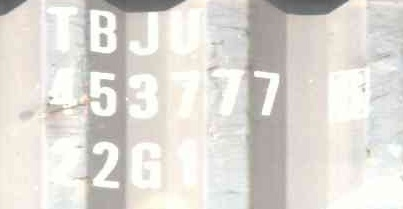
#> input picture Retinex/data2/3848.jpg, 403 x 209 px
$ python '1.直方图.py'
#> lines starting #> are read from the running program, lines starting #| are printed output that depends on the picture
### paper_plot_coding/Msrcr.py
"""
@Name: Msrcr.py
@Auth: Huohuo
@Date: 2023/3/9-16:02
@Desc:
@Ver :
code_idea
"""
import numpy as np
import cv2

class Msrcr():
    def __init__(self, img, oppo=True):
        self.img = img
        self.oppo = oppo

    def singleScaleRetinexProcess(self, img, sigma):
        temp = cv2.GaussianBlur(img, (0, 0), sigma)
        gaussian = np.where(temp == 0, 0.01, temp)
        retinex = np.log10(img + 0.01) - np.log10(gaussian)
        return retinex

    def multiScaleRetinexProcess(self, img, sigma_list):
        retinex = np.zeros_like(img * 1.0)
        for sigma in sigma_list:
            retinex = self.singleScaleRetinexProcess(img, sigma)
        retinex += retinex / len(sigma_list)
        return retinex

    def colorRestoration(self, img, alpha, beta):
        img_sum = np.sum(img, axis=2, keepdims=True)
        color_restoration = beta * (np.log10(alpha * img) - np.log10(img_sum))
        return color_restoration

    def multiScaleRetinexWithColorRestorationProcess(self, img, sigma_list, G=192, b=-30, alpha=125, beta=56):
        # G=5, b=25, alpha=125, beta=46)
        # G=192, b=-30, alpha=125, beta=56 原本论文数据
        img = np.float64(img) + 1.0
        img_retinex = self.multiScaleRetinexProcess(img, sigma_list)
        img_color = self.colorRestoration(img, alpha, beta)
        img_msrcr = G * (img_retinex * img_color + b)
        return img_msrcr

    def simplestColorBalance(self, img, low_clip, high_clip):
        total = img.shape[0] * img.shape[1]
        for i in range(img.shape[2]):
            # counts是新列表unique元素在旧列表中第一次出现的位置，并以列表形式储存在s中
            unique, counts = np.unique(img[:, :, i], return_counts=True)    # 去除其中重复的元素
            current = 0
            for u, c in zip(unique, counts):
                if float(current) / total < low_clip:
                    low_val = u
                if float(current) / total < high_clip:
                    high_val = u
                current += c
            img[:, :, i] = np.maximum(np.minimum(img[:, :, i], high_val), low_val)
        return img

    # 转uint8 以及灰度拉伸
    def touint8(self, img, gamma=10):
        # print(img.shape[2])
        for i in range(img.shape[2]):
            img[:, :, i] = (img[:, :, i] - np.min(img[:, :, i])) / (np.max(img[:, :, i]) - np.min(img[:, :, i])) * 255
            img[:, :, i] = np.power(img[:, :, i]/255, gamma)*255
        #
        # img = np.power(img, gamma)*255

        img = np.uint8(np.minimum(np.maximum(img, 0), 255))     # np.clip
        return img

    # [13 lines of commented-out code are left out]

    def SSR(self, img, sigma=300):  # 300
        ssr = self.singleScaleRetinexProcess(img, sigma)
        ssr = self.touint8(ssr)
        return ssr

    def MSR(self, img, sigma_list=[15, 80, 250]):   # 15, 80, 250
        msr = self.multiScaleRetinexProcess(img, sigma_list)
        msr = self.touint8(msr)
        return msr

    def MSRCR(self, img, sigma_list=[15, 80, 250], low_clip=0.01, high_clip=0.99):
        msrcr = self.multiScaleRetinexWithColorRestorationProcess(img, sigma_list)
        msrcr = self.touint8(msrcr)
        msrcr = self.simplestColorBalance(msrcr, low_clip, high_clip)
        return msrcr

    def main(self):
        image = self.img
        if self.oppo:
            image = 255-image
        # cv2.imwrite("result/oppo.jpg", image)

        ssr = self.SSR(image)
        msr = self.MSR(image)
        msrcr = self.MSRCR(image)
        # [4 lines of commented-out code are left out]
        return image, ssr, msr, msrcr

### paper_plot_coding/utils.py
"""
@Name: utils.py
@Auth: Huohuo
@Date: 2023/3/9-15:31
@Desc:
@Ver :
code_idea
"""
import cv2
from matplotlib import pyplot as plt


class show():
    def __init__(self):
        pass
    # 灰度图展示
    # [8 lines left out: function gray_pic_show, not called in this run]

    # 彩色图展示
    def color_pic_show(self, horizontal_number_of_img, vertical_number_of_img, *args):
        # plt.figure(dpi=1080 ,figsize=(1080, 1920))
        plt.figure()
        for i in range(len(args)):
            plt.subplot(horizontal_number_of_img, vertical_number_of_img, i + 1)
            plt.imshow(args[i][:, :, ::-1])  # 如果是cv.imread读取，用这个
            plt.xticks([]), plt.yticks([])
        plt.show()
        return 0

    # 单张清晰图展示
    # [6 lines left out: function cv_show, not called in this run]

### paper_plot_coding/1.直方图.py
"""
@Name: 1.直方图.py
@Auth: Huohuo
@Date: 2023/3/9-15:21
@Desc:
@Ver :
code_idea
"""
import cv2
import numpy as np
from matplotlib import pyplot as plt

from utils import show
from get_his import Gray_histogram
from Msrcr import Msrcr

show = show()


# [4 lines of commented-out code are left out]


img_path = "../Retinex/data2/3848.jpg"
# [6 lines of commented-out code are left out]
savepath = r"D:\WorkDirectory\mywork\myself_OCR\data_badlight\img\4878.jpg"


img = cv2.imread(img_path)
#> img is the input picture: shape (209, 403, 3); mean B, G, R 214.1, 220, 223.5
# ------------------------------------------
#                   原图msrcr + gamma
# 这里的MSRCR算法就是加入gamma改进后的算法，在msrcr处理过程中就加好了gamma变化
# ------------------------------------------

msrcr_src = Msrcr(img, oppo=False)
# msrcr_src = Msrcr(img, oppo=True)       # 反转图像
src, src_ssr, src_msr, src_msrcr = msrcr_src.main()     # 获得灰度拉伸后的图片
#> in singleScaleRetinexProcess, `temp = cv2.GaussianBlur(img, (0, 0), sigma)`:
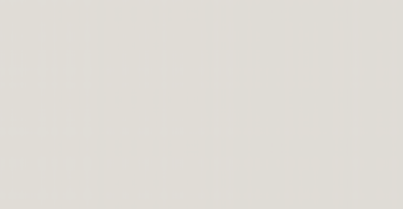
#> temp: shape (209, 403, 3); mean B, G, R 214.1, 220.1, 223.7
#> after the loop in touint8, `for i in range(img.shape[2]):`:
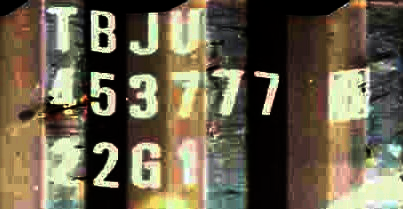
#> img: shape (209, 403, 3) float64; mean B, G, R 77.4, 98.9, 108
#> the loop in multiScaleRetinexProcess, `for sigma in sigma_list:` made 3 passes
#> pass 1, in singleScaleRetinexProcess (call 2), `temp = cv2.GaussianBlur(img, (0, 0), sigma)`:
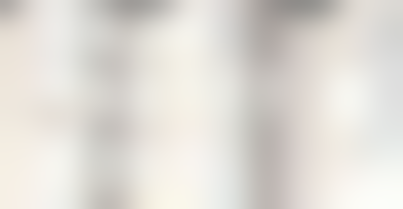
#> temp: shape (209, 403, 3); mean B, G, R 214.2, 220.1, 223.6
#> pass 1, in singleScaleRetinexProcess (call 2), `retinex = np.log10(img + 0.01) - np.log10(gaussian)`:
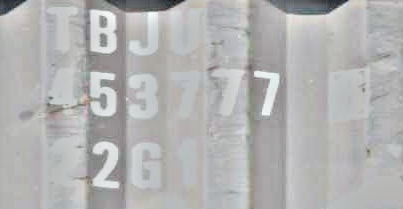
#> retinex: shape (209, 403, 3) float64; mean B, G, R -0.00348, -0.00349, -0.00334; drawn with min black and max white
#> in multiScaleRetinexWithColorRestorationProcess, `img = np.float64(img) + 1.0`:
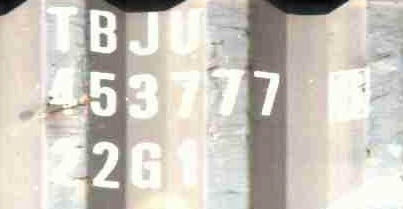
#> img: shape (209, 403, 3) float64; mean of channels 0, 1, 2 215.1, 221, 224.5; drawn with min black and max white
#> in colorRestoration, `color_restoration = beta * (np.log10(alpha * img) - np.log10(img_sum))`:
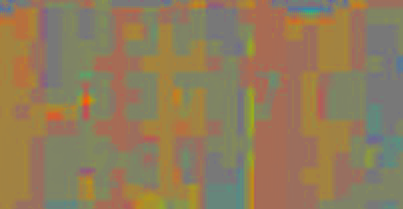
#> color_restoration: shape (209, 403, 3) float64; mean of channels 0, 1, 2 90.1, 90.8, 91.2; drawn with min black and max white
#> after the loop in simplestColorBalance, `for i in range(img.shape[2]):`: img: shape (209, 403, 3); mean of channels 0, 1, 2 75, 96.3, 106.5
show.color_pic_show(1, 4, src, src_ssr, src_msr, src_msrcr)   # show
#> in color_pic_show, `plt.show()`:
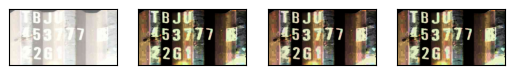
#> figure drawn by matplotlib, 4 panels
# show.color_pic_show(1, 3, src, src_ssr, src_msr)   # show

cv2.imwrite(savepath, src_msr)

# [22 lines of commented-out code are left out]

def adjust_gamma(imgs, gamma=10.0):
    new_imgs = np.power(imgs/255, gamma)
    return new_imgs
# [8 lines of commented-out code are left out]

$ run again, with Retinex/data/crop_0.png saved as Retinex/data2/3848.jpg
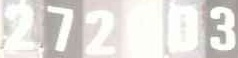
#> input picture Retinex/data/crop_0.png, 238 x 58 px
#> img is the input picture: shape (58, 238, 3); mean B, G, R 220.2, 224.3, 227.3
#> after the loop in touint8, `for i in range(img.shape[2]):`:
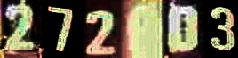
#> img: shape (58, 238, 3) float64; mean B, G, R 71.8, 95.9, 102.8
#> in color_pic_show, `plt.show()`:
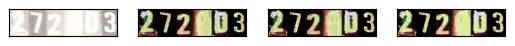
#> figure drawn by matplotlib, 4 panels

$ run again, with Retinex/data2/3842.jpg copied over Retinex/data2/3848.jpg
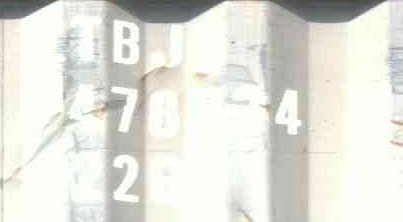
#> input picture Retinex/data2/3842.jpg, 403 x 222 px
#> img is the input picture: shape (222, 403, 3); mean B, G, R 220.5, 228.4, 228.1
#> after the loop in touint8, `for i in range(img.shape[2]):`:
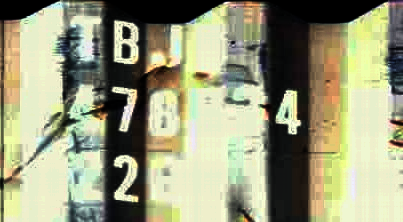
#> img: shape (222, 403, 3) float64; mean B, G, R 125, 156.1, 154.9
#> in color_pic_show, `plt.show()`:
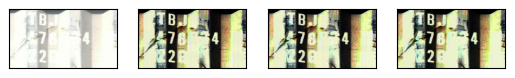
#> figure drawn by matplotlib, 4 panels

$ run again, with Retinex/data2/3169.jpg copied over Retinex/data2/3848.jpg
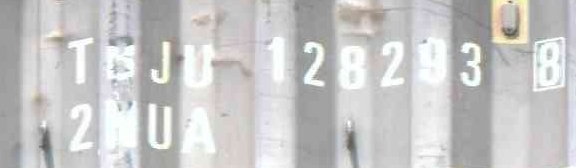
#> input picture Retinex/data2/3169.jpg, 576 x 168 px
#> img is the input picture: shape (168, 576, 3); mean B, G, R 199, 199.4, 199.9
#> in color_pic_show, `plt.show()`:
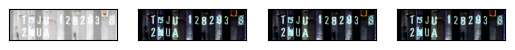
#> figure drawn by matplotlib, 4 panels
